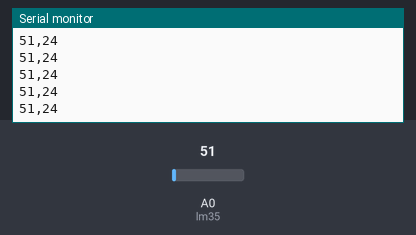
Simulated run of this sketch. Board: Arduino Uno, built with avr-gcc and run on an emulated ATmega328P. On the bench: the last lines printed to the serial monitor. Inputs (shaded band) come from the test bench; at power-on: A0 (lm35) = 51.

Above: at 1.2 s.
1.3 s: A0 (lm35) set to 61
At 1.31 s:
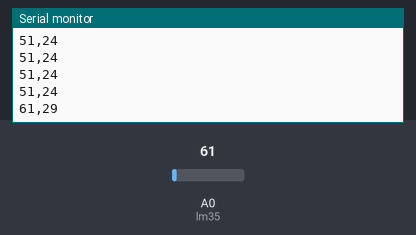
2.8 s: A0 (lm35) set to 71
At 2.82 s:
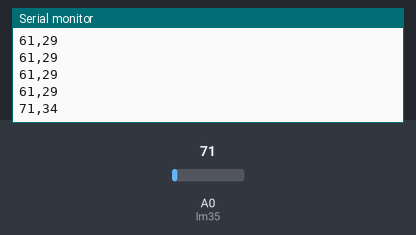
Timing chart, 0 to 5.8 s (numbered marks = the images above; inputs shaded):
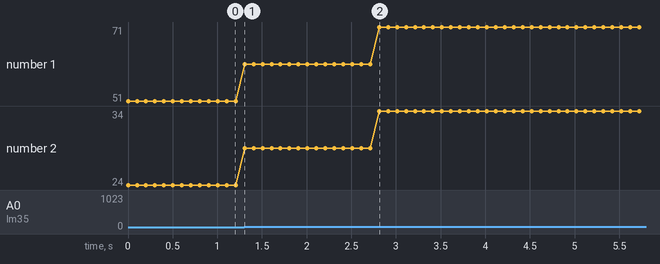

Measured:
- after the input at 1.3 s, the serial monitor: prints a new line at once (image 1)
- after the input at 2.8 s, the serial monitor: prints a new line at once (image 2)
- plotted number 1: 51 → 61 after the input at 1.3 s, 61 → 71 after the input at 2.8 s
- plotted number 2: 24 → 29 after the input at 1.3 s, 29 → 34 after the input at 2.8 s

The sketch:

P16_LM35.ino
```cpp
//SENSOR DE TEMPERATURA ANALOGICO...
//EN EL QUE CADA GRADO EQUIVALE A APROX 5mV
int lm35 = A0;

//ADC - CONVERSOR ANALOGO DIGIAL
//(CONVIERTE UNA SEÑAL ANALOGICA A UNA SEÑAL DIGITAL)
// - VOLTAJE DE REFERENCIA: 5V
// - BITS DE RESOLUCION: 10 .... 2^10 = 1024 VALORES POSIBLES
//  0V = 0
//  5V = 1023

// 5/1023 = .0048Volts....   = 4.8mV

void setup() {
  // put your setup code here, to run once:
   Serial.begin(9600);
}

int valor;
void loop() {
    valor = analogRead(lm35); //0 - 1023

    Serial.print(String(valor) + ","); //35,89

    valor = (5.0 * valor * 100.0)/1023.0; // °C

    Serial.println(String(valor));

    delay(100);
}
```
